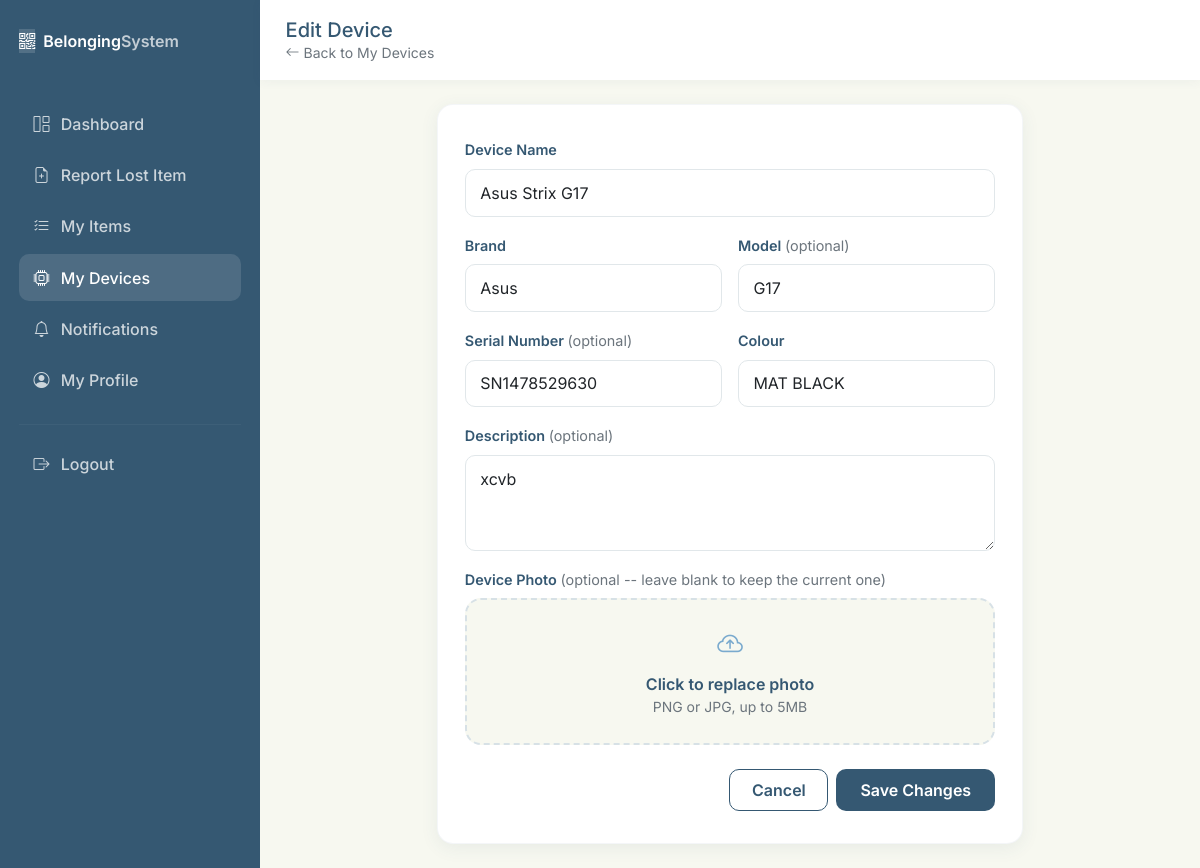
The page /edit_device.php?id=3 (signed in) on the database its author committed.
### tables this page shows
CREATE TABLE `devices` (
  `id` int(11) NOT NULL,
  `user_id` int(11) NOT NULL,
  `device_name` varchar(150) NOT NULL,
  `brand` varchar(100) DEFAULT NULL,
  `model` varchar(100) DEFAULT NULL,
  `serial_number` varchar(150) DEFAULT NULL,
  `colour` varchar(50) DEFAULT NULL,
  `description` text DEFAULT NULL,
  `image` varchar(255) DEFAULT NULL,
  `image_hash` varchar(64) DEFAULT NULL,
  `qr_token` varchar(64) DEFAULT NULL,
  `qr_image` varchar(255) DEFAULT NULL,
  `otp` varchar(6) DEFAULT NULL,
  `otp_expiry` timestamp NULL DEFAULT NULL,
  `otp_verified_at` timestamp NULL DEFAULT NULL,
  `device_status` enum('active','lost','recovered') NOT NULL DEFAULT 'active',
  `created_at` timestamp NOT NULL DEFAULT current_timestamp()
);

### edit_device.php (the view, shortened to what this page needs)
<?php
require_once __DIR__ . '/includes/db.php';
$user_id = $_SESSION['user_id'];
$device_id = (int) ($_GET['id'] ?? 0);
$stmt = $pdo->prepare("SELECT * FROM devices WHERE id = ? AND user_id = ?");
$stmt->execute([$device_id, $user_id]);
$device = $stmt->fetch();
?>
<!DOCTYPE html>
<html lang="en">
<head>
  <link href="https://cdn.jsdelivr.net/npm/bootstrap@5.3.3/dist/css/bootstrap.min.css" rel="stylesheet">
  <link href="https://cdn.jsdelivr.net/npm/bootstrap-icons@1.11.3/font/bootstrap-icons.css" rel="stylesheet">
  <link href="assets/css/style.css" rel="stylesheet">
</head>
<body style="background:var(--paper)">
  <div class="d-flex">
    <div class="dash-sidebar" style="width:260px; flex-shrink:0;">
      <div class="d-flex align-items-center gap-2 mb-5">
        <span class="brand-tag"><i class="bi bi-qr-code"></i></span>
        <span class="fw-semibold">Belonging<span style="opacity:.7">System</span></span>
      </div>
      <nav class="nav flex-column">
        <a class="nav-link" href="dashboard.php"><i class="bi bi-grid-1x2"></i> Dashboard</a>
        <a class="nav-link" href="report.php"><i class="bi bi-file-earmark-plus"></i> Report Lost Item</a>
        <a class="nav-link" href="my_items.php"><i class="bi bi-list-check"></i> My Items</a> <a class="nav-link active"
          href="register_device.php"><i class="bi bi-cpu"></i> My Devices</a>
        <a class="nav-link" href="notifications.php"><i class="bi bi-bell"></i> Notifications</a>
        <a class="nav-link" href="profile.php"><i class="bi bi-person-circle"></i> My Profile</a>
        <hr style="border-color:rgba(255,255,255,0.15)">
        <a class="nav-link" href="logout.php"><i class="bi bi-box-arrow-right"></i> Logout</a>
      </nav>
    </div>
    <div class="flex-grow-1">
      <div class="dash-topbar">
        <div>
          <h5 class="mb-0" style="color:var(--deep)">Edit Device</h5>
          <div class="text-secondary small"><a href="register_device.php" class="text-secondary"><i
                class="bi bi-arrow-left me-1"></i>Back to My Devices</a></div>
        </div>
      </div>
      <div class="container-fluid p-4">
        <div class="row justify-content-center">
          <div class="col-lg-8">
            <div class="feature-card">
              <form action="process/edit_device_process.php" method="POST" enctype="multipart/form-data" novalidate>
                <div class="mb-3">
                  <label class="form-label">Device Name</label>
                  <input type="text" name="device_name" class="form-control"
                    value="<?php echo htmlspecialchars($device['device_name']); ?>" required>
                </div>
                <div class="row g-3">
                  <div class="col-md-6">
                    <label class="form-label">Brand</label>
                    <input type="text" name="brand" class="form-control"
                      value="<?php echo htmlspecialchars($device['brand']); ?>" required>
                  </div>
                  <div class="col-md-6">
                    <label class="form-label">Model <span class="text-secondary fw-normal">(optional)</span></label>
                    <input type="text" name="model" class="form-control"
                      value="<?php echo htmlspecialchars($device['model'] ?? ''); ?>">
                  </div>
                  <div class="col-md-6">
                    <label class="form-label">Serial Number <span
                        class="text-secondary fw-normal">(optional)</span></label>
                    <input type="text" name="serial_number" class="form-control"
                      value="<?php echo htmlspecialchars($device['serial_number'] ?? ''); ?>">
                  </div>
                  <div class="col-md-6">
                    <label class="form-label">Colour</label>
                    <input type="text" name="colour" class="form-control"
                      value="<?php echo htmlspecialchars($device['colour']); ?>" required>
                  </div>
                  <div class="col-12">
                    <label class="form-label">Description <span
                        class="text-secondary fw-normal">(optional)</span></label>
                    <textarea name="description" class="form-control"
                      rows="3"><?php echo htmlspecialchars($device['description'] ?? ''); ?></textarea>
                  </div>
                  <div class="col-12">
                    <label class="form-label">Device Photo <span class="text-secondary fw-normal">(optional -- leave
                        blank to keep the current one)</span></label>
                    <label class="upload-drop d-block" id="uploadDropLabel">
                      <div id="uploadPromptText">
                        <i class="bi bi-cloud-arrow-up d-block mb-2"></i>
                        <span class="fw-semibold" style="color:var(--deep)">Click to replace photo</span>
                        <div class="text-secondary small">PNG or JPG, up to 5MB</div>
                      </div>
                    </label>
                  </div>
                </div>
                <div class="d-flex justify-content-end gap-2 mt-4">
                  <a href="register_device.php" class="btn btn-outline-brand">Cancel</a>
                  <button type="submit" class="btn btn-brand px-4">Save Changes</button>
                </div>
              </form>
            </div>
          </div>
        </div>
      </div>
    </div>
  </div>
</body>
</html>

### assets/css/style.css (style rules this page uses)
:root { --deep: #355872; --mid: #7AAACE; --light: #9CD5FF; --paper: #F7F8F0; --ink: #1E2E38; --ink-soft: #5B6C77; --white: #FFFFFF; --radius-sm: 10px; --radius-md: 16px; --radius-lg: 26px; --shadow-soft: 0 10px 30px rgba(53, 88, 114, 0.10); --shadow-card: 0 4px 18px rgba(53, 88, 114, 0.08); --font-display: 'Fraunces', 'Georgia', serif; --font-body: 'Inter', -apple-system, Segoe UI, sans-serif; }
* { box-sizing: border-box; }
body { font-family: var(--font-body); background: var(--paper); color: var(--ink); -webkit-font-smoothing: antialiased; }
a { color: var(--deep); text-decoration: none; }
.btn-brand { background: var(--deep); border: none; color: var(--white); border-radius: var(--radius-sm); padding: 0.55rem 1.4rem; font-weight: 600; transition: all 0.2s ease; }
.btn-outline-brand { border: 1.5px solid var(--deep); color: var(--deep); border-radius: var(--radius-sm); padding: 0.5rem 1.35rem; font-weight: 600; background: transparent; }
.feature-card { background: var(--white); border-radius: var(--radius-md); padding: 2rem 1.7rem; box-shadow: var(--shadow-card); border: 1px solid rgba(53,88,114,0.05); transition: transform 0.25s ease, box-shadow 0.25s ease; }
.form-control { border-radius: var(--radius-sm); border: 1.5px solid #E1E7EA; padding: 0.68rem 0.9rem; }
.form-label { font-weight: 600; color: var(--deep); font-size: 0.9rem; }
.dash-sidebar { background: var(--deep); min-height: 100vh; color: var(--white); padding: 1.8rem 1.2rem; }
.dash-sidebar .brand-tag { background: rgba(255,255,255,0.14); }
.dash-sidebar .nav-link { color: rgba(255,255,255,0.75); font-weight: 500; padding: 0.7rem 0.9rem; border-radius: 10px; margin-bottom: 0.3rem; display: flex; align-items: center; gap: 0.7rem; }
.dash-sidebar .nav-link.active, .dash-sidebar .nav-link:hover { background: rgba(255,255,255,0.12); color: var(--white); }
.dash-topbar { background: var(--white); padding: 1.1rem 1.6rem; box-shadow: 0 2px 10px rgba(53,88,114,0.05); display: flex; justify-content: space-between; align-items: center; }

### edit_device.php (style rules this page uses)
.upload-drop { border: 2px dashed #D7E1E6; border-radius: var(--radius-md); padding: 1.6rem 1.2rem; text-align: center; background: var(--paper); cursor: pointer; transition: all 0.2s ease; }
.upload-drop i { font-size: 1.6rem; color: var(--mid); }

### rows shown on the page
devices: device_name "Asus Strix G17", brand "Asus", model "G17", serial_number "SN1478529630", colour "MAT BLACK", description "xcvb"
